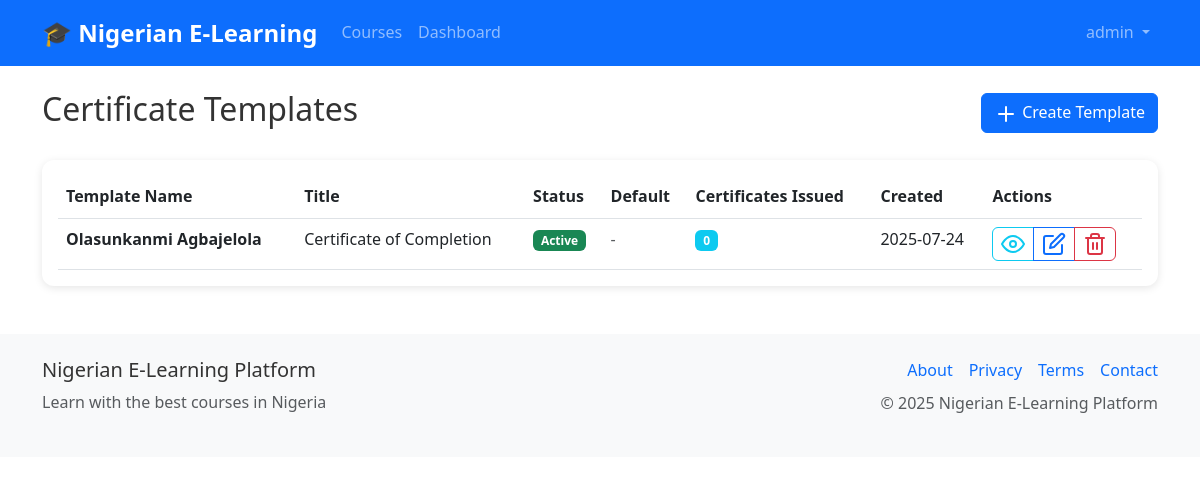
The page /admin/certificate-templates (signed in) on the database its author committed.
### models.py (models this page shows, shortened)
class User(UserMixin, db.Model):
    id = db.Column(db.Integer, primary_key=True)
    username = db.Column(db.String(80), unique=True, nullable=False)
    email = db.Column(db.String(120), unique=True, nullable=False)
    password_hash = db.Column(db.String(256), nullable=False)
    role = db.Column(db.String(20), nullable=False, default='student')  # admin, instructor, tutor, student
    first_name = db.Column(db.String(50))
    last_name = db.Column(db.String(50))
    active = db.Column(db.Boolean, default=True)
    banned = db.Column(db.Boolean, default=False)
    ban_reason = db.Column(db.Text)
    email_verified = db.Column(db.Boolean, default=False)
    verification_token = db.Column(db.String(100))
    password_reset_token = db.Column(db.String(100))
    password_reset_expires = db.Column(db.DateTime)
    email_verification_token = db.Column(db.String(100))
    email_verification_expires = db.Column(db.DateTime)
    premium_user = db.Column(db.Boolean, default=False)
    instructor_verified = db.Column(db.Boolean, default=False)
    badge_level = db.Column(db.String(20), default='basic')  # basic, bronze, silver, gold, premium
    wallet_balance = db.Column(db.Float, default=0.0)
    course_credits = db.Column(db.Integer, default=0)
    created_at = db.Column(db.DateTime, default=datetime.utcnow)
    last_login = db.Column(db.DateTime)
    courses_created = db.relationship('Course', foreign_keys='Course.instructor_id', backref='instructor', lazy='dynamic')
    enrollments = db.relationship('Enrollment', backref='student', lazy='dynamic')
    payments = db.relationship('Payment', backref='user', lazy='dynamic')
    wallet_transactions = db.relationship('WalletTransaction', backref='user', lazy='dynamic')
    quiz_attempts = db.relationship('QuizAttempt', backref='user', lazy='dynamic')
    assignment_submissions = db.relationship('AssignmentSubmission', backref='user', lazy='dynamic')
    course_credits = db.relationship('CourseCredit', backref='student_credit', lazy='dynamic')
    withdrawal_requests = db.relationship('WithdrawalRequest', foreign_keys='WithdrawalRequest.tutor_id', backref='tutor', lazy='dynamic')

class CertificateTemplate(db.Model):
    id = db.Column(db.Integer, primary_key=True)
    name = db.Column(db.String(200), nullable=False)
    title = db.Column(db.String(300), default='Certificate of Completion')
    subtitle = db.Column(db.String(300), default='This is to certify that')
    content_template = db.Column(db.Text, default='{{student_name}} has successfully completed the course {{course_title}} on {{completion_date}}')
    signature_line = db.Column(db.String(200), default='Instructor Signature')
    background_color = db.Column(db.String(7), default='#ffffff')  # Hex color
    text_color = db.Column(db.String(7), default='#000000')  # Hex color
    border_style = db.Column(db.String(50), default='solid')  # solid, dashed, dotted
    border_color = db.Column(db.String(7), default='#000000')
    header_color = db.Column(db.String(7), default='#2E86AB')  # Header background
    accent_color = db.Column(db.String(7), default='#A23B72')  # Accent elements
    gradient_start = db.Column(db.String(7), default='#667eea')  # Gradient start
    gradient_end = db.Column(db.String(7), default='#764ba2')  # Gradient end
    use_gradient = db.Column(db.Boolean, default=False)
    company_logo_url = db.Column(db.String(500))  # URL to company logo
    logo_width = db.Column(db.Integer, default=100)  # Logo width in pixels
    logo_height = db.Column(db.Integer, default=100)  # Logo height in pixels
    font_family = db.Column(db.String(100), default='serif')
    decorative_elements = db.Column(db.Boolean, default=True)
    seal_design = db.Column(db.String(50), default='classic')  # classic, modern, minimal
    is_default = db.Column(db.Boolean, default=False)
    is_active = db.Column(db.Boolean, default=True)
    created_at = db.Column(db.DateTime, default=datetime.utcnow)
    certificates = db.relationship('Certificate', backref='template', lazy='dynamic')

### routes.py (the view)
@app.route('/admin/certificate-templates')
@login_required
@admin_required
def manage_certificate_templates():
    templates = CertificateTemplate.query.order_by(CertificateTemplate.created_at.desc()).all()
    return render_template('admin/certificate_templates.html', templates=templates)

### app.py (called while the page is built)
@login_manager.user_loader
def load_user(user_id):
    from models import User
    return User.query.get(int(user_id))

### routes.py (called while the page is built)
@app.context_processor
def inject_settings():
    settings = SystemSettings.query.first()
    return dict(settings=settings)

### utils.py (called while the page is built)
def admin_required(f):
    @wraps(f)
    def decorated_function(*args, **kwargs):
        if not current_user.is_authenticated or current_user.role != 'admin':
            flash('Admin access required', 'danger')
            return redirect(url_for('dashboard'))
        return f(*args, **kwargs)
    return decorated_function

### templates/admin/certificate_templates.html (shortened to what this page needs)
{% extends "base.html" %}
{% block content %}
<div class="row">
    <div class="col-12">
        <div class="d-flex justify-content-between align-items-center mb-4">
            <h2>Certificate Templates</h2>
            <a href="{{ url_for('create_certificate_template') }}" class="btn btn-primary">
                <i data-feather="plus" class="me-1"></i>Create Template
            </a>
        </div>
        {% if templates %}
        <div class="card">
            <div class="card-body">
                <div class="table-responsive">
                    <table class="table table-hover">
                        <thead>
                            <tr>
                                <th>Template Name</th>
                                <th>Title</th>
                                <th>Status</th>
                                <th>Default</th>
                                <th>Certificates Issued</th>
                                <th>Created</th>
                                <th>Actions</th>
                            </tr>
                        </thead>
                        <tbody>
                            {% for template in templates %}
                            <tr>
                                <td>
                                    <strong>{{ template.name }}</strong>
                                </td>
                                <td>{{ template.title }}</td>
                                <td>
                                    {% if template.is_active %}
                                    <span class="badge bg-success">Active</span>
                                    {% else %}
                                    <span class="badge bg-secondary">Inactive</span>
                                    {% endif %}
                                </td>
                                <td>
                                    {% if template.is_default %}
                                    <span class="badge bg-primary">Default</span>
                                    {% else %}
                                    <span class="text-muted">-</span>
                                    {% endif %}
                                </td>
                                <td>
                                    <span class="badge bg-info">{{ template.certificates.count() }}</span>
                                </td>
                                <td>{{ template.created_at.strftime('%Y-%m-%d') }}</td>
                                <td>
                                    <div class="btn-group btn-group-sm">
                                        <a href="{{ url_for('preview_certificate_template', template_id=template.id) }}"
                                           class="btn btn-outline-info" target="_blank">
                                            <i data-feather="eye"></i>
                                        </a>
                                        <a href="{{ url_for('edit_certificate_template', template_id=template.id) }}"
                                           class="btn btn-outline-primary">
                                            <i data-feather="edit"></i>
                                        </a>
                                        {% if template.certificates.count() == 0 %}
                                        <button class="btn btn-outline-danger"
                                                onclick="deleteTemplate({{ template.id }}, '{{ template.name }}')">
                                            <i data-feather="trash-2"></i>
                                        </button>
                                        {% endif %}
                                    </div>
                                </td>
                            </tr>
                            {% endfor %}
                        </tbody>
                    </table>
                </div>
            </div>
        </div>
        {% endif %}
    </div>
</div>
{% endblock %}

### templates/base.html (shortened to what this page needs)
<!DOCTYPE html>
<html lang="en">
<head>
    <link href="https://cdn.jsdelivr.net/npm/bootstrap@5.3.0/dist/css/bootstrap.min.css" rel="stylesheet">
    <link href="https://cdn.jsdelivr.net/npm/feather-icons@4.28.0/dist/feather.min.css" rel="stylesheet">
    <link href="{{ url_for('static', filename='css/style.css') }}" rel="stylesheet">
</head>
<body>
    <nav class="navbar navbar-expand-lg navbar-dark bg-primary">
        <div class="container">
            <a class="navbar-brand" href="{{ url_for('index') }}">
                <strong>🎓 Nigerian E-Learning</strong>
            </a>
            <div class="collapse navbar-collapse" id="navbarNav">
                <ul class="navbar-nav me-auto">
                    <li class="nav-item">
                        <a class="nav-link" href="{{ url_for('courses') }}">Courses</a>
                    </li>
                    {% if current_user.is_authenticated %}
                    <li class="nav-item">
                        <a class="nav-link" href="{{ url_for('dashboard') }}">Dashboard</a>
                    </li>
                    {% endif %}
                </ul>
                <ul class="navbar-nav">
                    {% if current_user.is_authenticated %}
                    <li class="nav-item dropdown">
                        <a class="nav-link dropdown-toggle" href="#" role="button" data-bs-toggle="dropdown">
                            {{ current_user.username }}
                        </a>
                    </li>
                    {% endif %}
                </ul>
            </div>
        </div>
    </nav>
    <main class="container my-4">
        {% block content %}{% endblock %}
    </main>
    <footer class="bg-light mt-5 py-4">
        <div class="container">
            <div class="row">
                <div class="col-md-6">
                    <h5>Nigerian E-Learning Platform</h5>
                    <p class="text-muted">Learn with the best courses in Nigeria</p>
                </div>
                <div class="col-md-6 text-md-end">
                    <div class="d-flex justify-content-md-end justify-content-center gap-3 mb-2">
                        <a href="#" class="text-decoration-none">About</a>
                        <a href="#" class="text-decoration-none">Privacy</a>
                        <a href="#" class="text-decoration-none">Terms</a>
                        <a href="#" class="text-decoration-none">Contact</a>
                    </div>
                    <p class="text-muted">© 2025 Nigerian E-Learning Platform</p>
                </div>
            </div>
        </div>
    </footer>
</body>
</html>

### static/css/style.css (style rules this page uses)
:root { --primary-color: #0d6efd; --success-color: #198754; --warning-color: #ffc107; --danger-color: #dc3545; --naira-color: #00b04f; --dark-color: #212529; --light-color: #f8f9fa; }
body { font-family: 'Segoe UI', Tahoma, Geneva, Verdana, sans-serif; line-height: 1.6; color: #333; }
.navbar-brand { font-weight: 700; font-size: 1.5rem; }
.navbar-nav .nav-link { font-weight: 500; transition: color 0.3s ease; }
.card { border: none; box-shadow: 0 0.125rem 0.25rem rgba(0, 0, 0, 0.075); transition: box-shadow 0.15s ease-in-out; }
.btn { border-radius: 0.375rem; font-weight: 500; transition: all 0.3s ease; }
.btn-primary { background-color: var(--primary-color); border-color: var(--primary-color); }
.badge { font-size: 0.75rem; font-weight: 600; }
.table { margin-bottom: 0; }
.table th { border-top: none; font-weight: 600; color: var(--dark-color); }
footer { margin-top: auto; }

### templates/base.html (style rules this page uses)
:root { --vh: 1vh; }
.nav-link, .dropdown-item { padding: 12px 16px; }
.card { border-radius: 12px; box-shadow: 0 2px 8px rgba(0,0,0,0.1); }

### rows shown on the page
User: username "admin"
CertificateTemplate: name "Olasunkanmi Agbajelola", title "Certificate of Completion", is_active "Active", certificates.count "0", created_at "2025-07-24"
